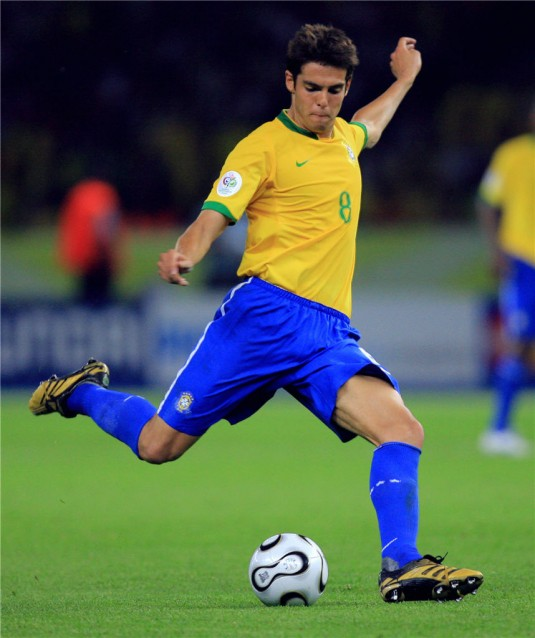
#> input picture jogador.jpg, 535 x 638 px
$ python trabalho_rotacao_final.py
#> lines starting #> are read from the running program, lines starting #| are printed output that depends on the picture
#> further down, img is the input picture: shape (638, 535, 3); mean B, G, R 75.9, 92.9, 79.1
import cv2
import numpy as np

def rotateAndScale(img, scaleFactor = 1, degreesCCW = 30):
#> called with scaleFactor = 1, degreesCCW = 30
    (oldY,oldX) = img.shape[:2] #note: numpy uses (y,x) convention but most OpenCV functions use (x,y)
#> oldY = 638; oldX = 535
    M = cv2.getRotationMatrix2D(center=(oldX/2,oldY/2), angle=degreesCCW, scale=scaleFactor) #rotate about center of image.

    #choose a new image size.
    newX,newY = oldX*scaleFactor,oldY*scaleFactor
#> newX = 535; newY = 638
    #include this if you want to prevent corners being cut off
    r = np.deg2rad(degreesCCW)
    newX,newY = (abs(np.sin(r)*newY) + abs(np.cos(r)*newX),abs(np.sin(r)*newX) + abs(np.cos(r)*newY))
#> newX = 782.3; newY = 820

    #the warpAffine function call, below, basically works like this:
    # 1. apply the M transformation on each pixel of the original image
    # 2. save everything that falls within the upper-left "dsize" portion of the resulting image.

    #So I will find the translation that moves the result to the center of that region.
    (tx,ty) = ((newX-oldX)/2,(newY-oldY)/2)
#> tx = 123.7; ty = 91.01
    M[0,2] += tx #third column of matrix holds translation, which takes effect after rotation.
    M[1,2] += ty

    rotatedImg = cv2.warpAffine(img, M, dsize=(int(newX),int(newY)))
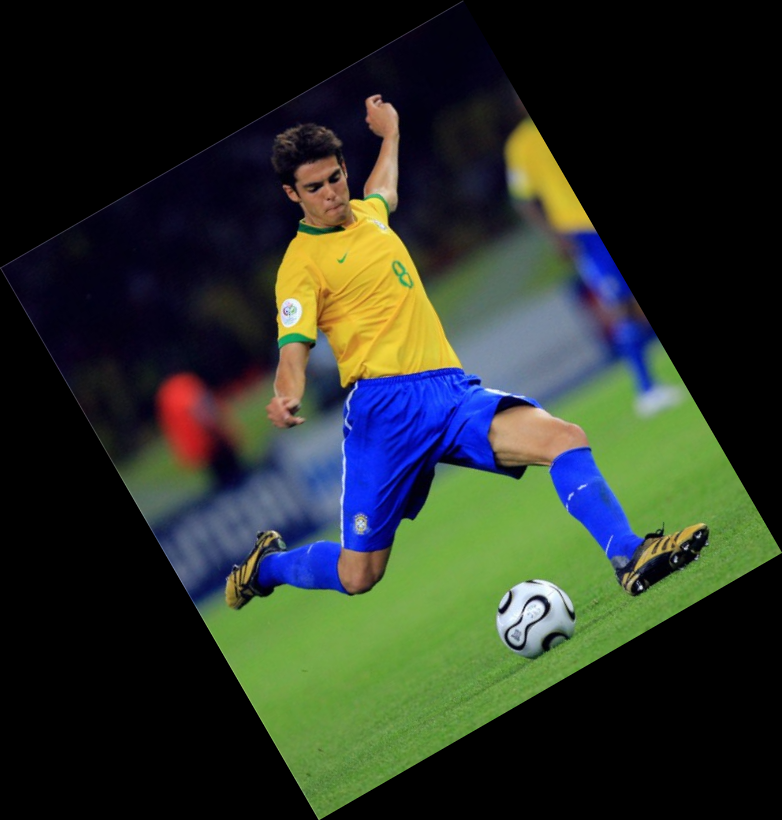
#> rotatedImg: shape (820, 782, 3); mean B, G, R 40.4, 49.4, 42.1
    return rotatedImg


img = cv2.imread("jogador.jpg")
imagem_rotacionada = rotateAndScale( img )
cv2.imshow("original", imagem_rotacionada)
